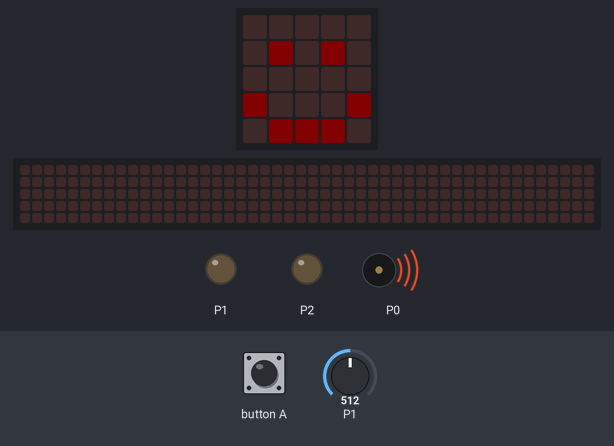
The program below on a simulated BBC micro:bit (MakeCode). Shown: the board's 5×5 LED display, a strip that is not on the board, showing the scrolling text unrolled, output pins drawn as LEDs (lit = HIGH), buzzer (waves = sounding). The test bench sets the inputs (shaded band); at power-on: P1 = 512 (analog values on the 0–1023 scale). Dim RGB values are drawn brighter than linear; the 48×5 strip is a reading aid, not a part: it shows the text the display is scrolling, unrolled, one strip-width of it at a time.

Above: at 1.2 s.
1.3 s: P1 set to 205
5.1 s: P1 set to 181
At 7.0 s:
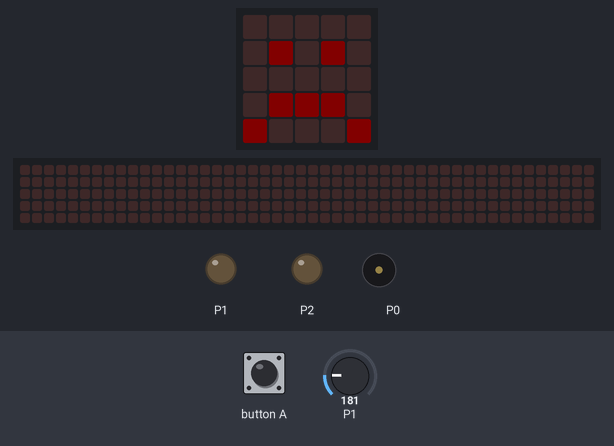
11.6 s: button A pressed for 3 s
At 16.05 s:
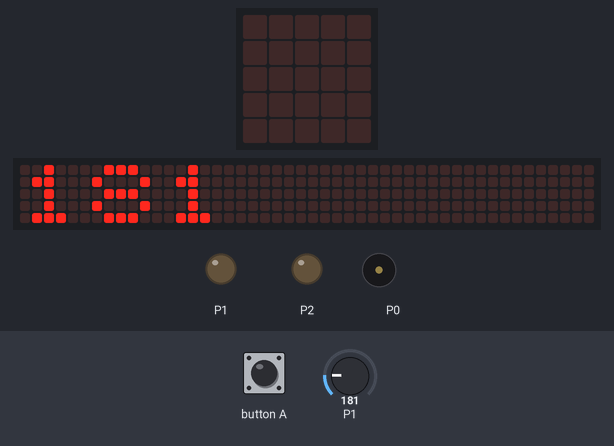
16.1 s: P1 set to 200
At 17.0 s:
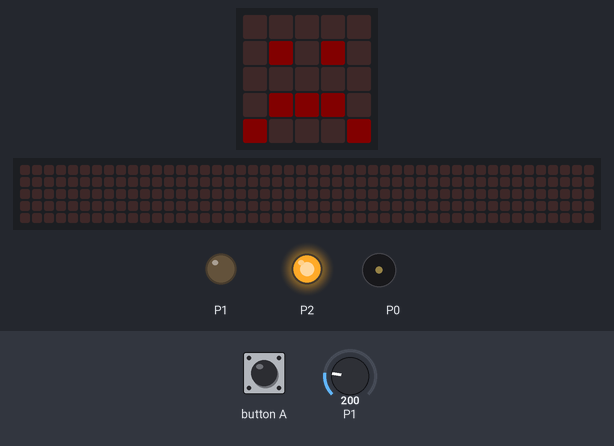
21.6 s: button A pressed for 3 s
At 22.69 s:
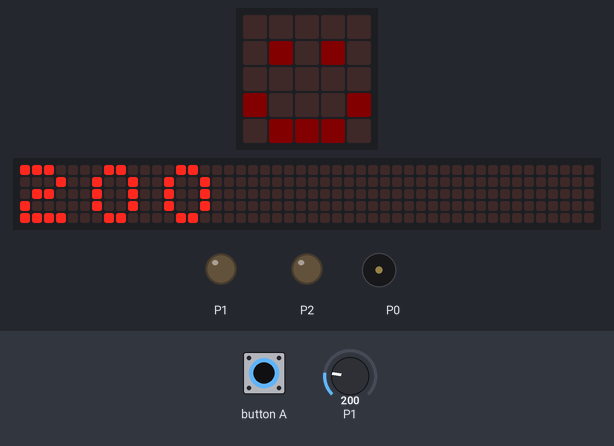
Timing chart, 0 to 24.6 s (numbered marks = the images above; inputs shaded):
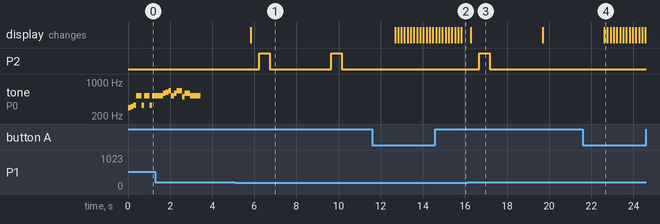

Measured:
- the behaviour switches between 190 and 189 on P1 (found by bisection; images 0 and 1)
- after the input at 5.1 s, P2: alternates HIGH for 0.50 s and LOW for 2.9 s, starting after 1.1 s
- after the input at 11.6 s, P2: stays LOW (without the input it goes to HIGH after 1.5 s); the display: first changes after 1.1 s (image 2 shows a later state)
- after the input at 16.1 s, P2: goes on until 17.2 s, then stays LOW
- after the input at 21.6 s, the display: changes after 1.0 s (image 4)
- by itself, tone on P0: plays 587 Hz for 0.13 s, 622 Hz for 0.13 s, 659 Hz for 0.13 s, 523 Hz for 0.13 s, 587 Hz for 0.13 s, 659 Hz for 0.26 s … (9 notes in this stretch)

The program:

main.ts
```typescript
let reading = 0
music.startMelody(music.builtInMelody(Melodies.Entertainer), MelodyOptions.Once)
led.setBrightness(6)
basic.forever(function () {
    reading = pins.analogReadPin(AnalogPin.P1)
    if (input.buttonIsPressed(Button.A)) {
        basic.showNumber(reading)
    }
    if (reading < 190) {
        basic.showLeds(`
            . . . . .
            . # . # .
            . . . . .
            . # # # .
            # . . . #
            `)
        pins.digitalWritePin(DigitalPin.P2, 1)
        basic.pause(500)
        pins.digitalWritePin(DigitalPin.P2, 0)
    } else {
        basic.showLeds(`
            . . . . .
            . # . # .
            . . . . .
            # . . . #
            . # # # .
            `)
    }
    pins.digitalWritePin(DigitalPin.P1, 0)
    basic.pause(2500)
})
```

test.ts
```typescript
// Hier kann man Tests durchführen; diese Datei wird nicht kompiliert, wenn dieses Paket als Erweiterung verwendet wird.
```
